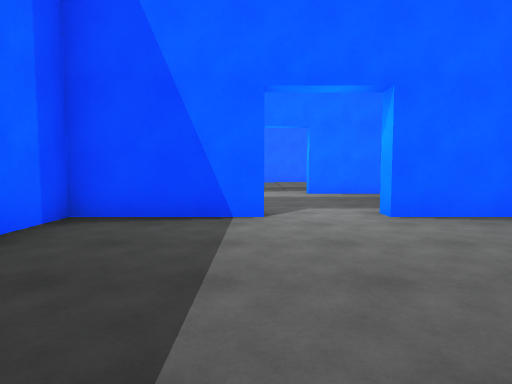
[1] (above)

24 first-person views from a walk through a scene from a Unity 3-D project. The camera is 1.3 m above the floor, tilts 4° down and sees 75° across. The floor is counted in squares, 2 m on a side. Each view is taken from the middle of a square. On the plan, view 1 faces up. The plan holds only what a view shows up to about 10 squares ahead; the rest is blank. The place goes on beyond the plan.

[2]
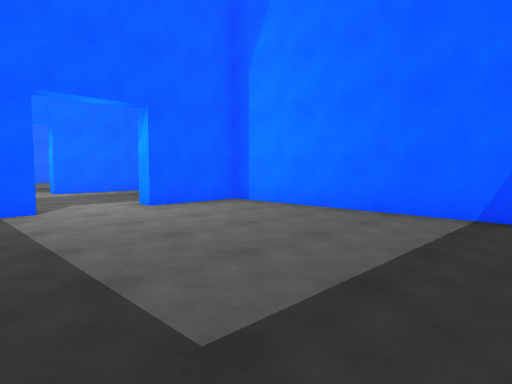

[3]
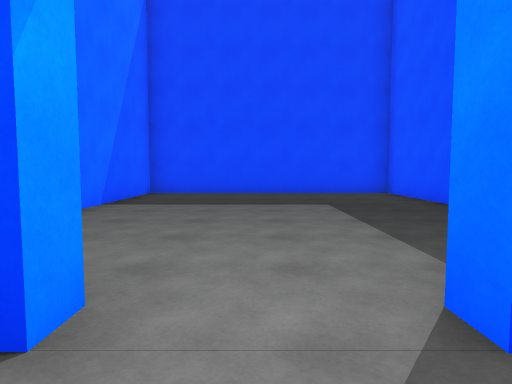

[4]
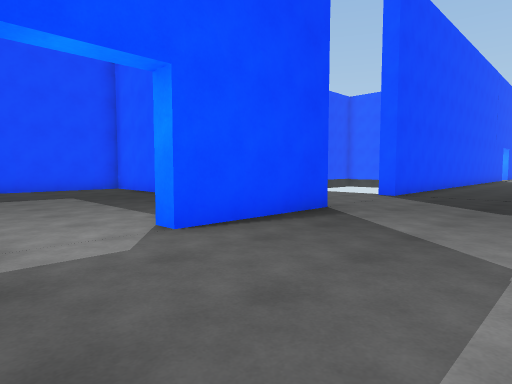

[5]
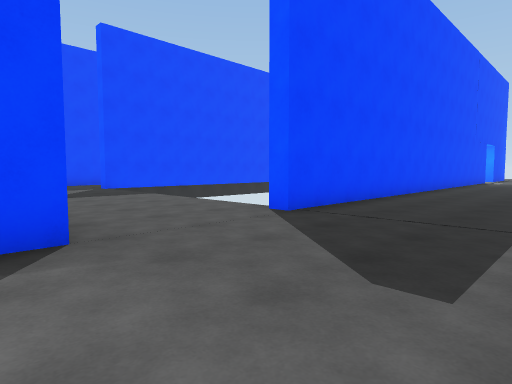

[6]
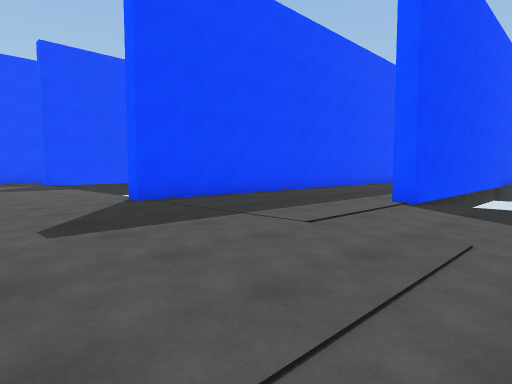

[7]
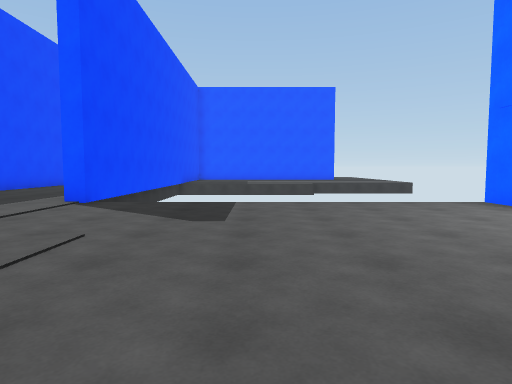

[8]
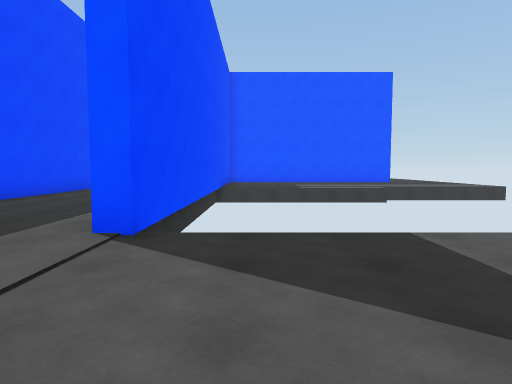

[9]
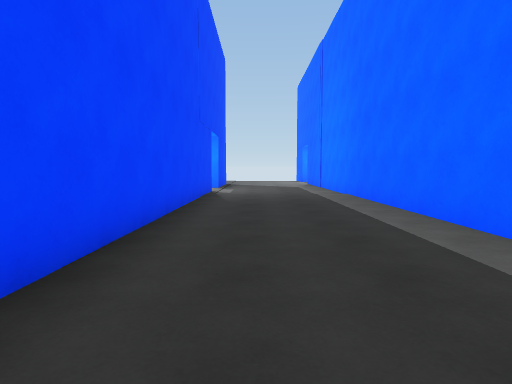

[10]
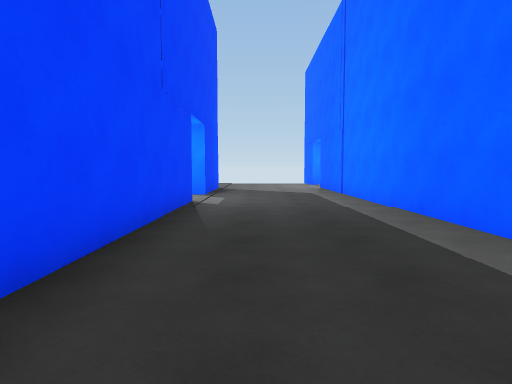

[11]
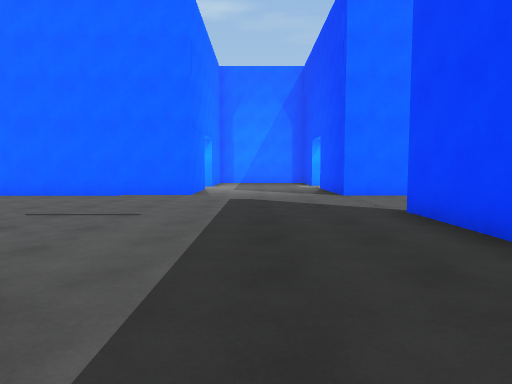

[12]
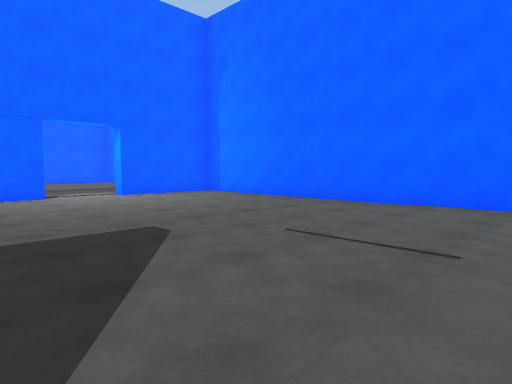

[13]
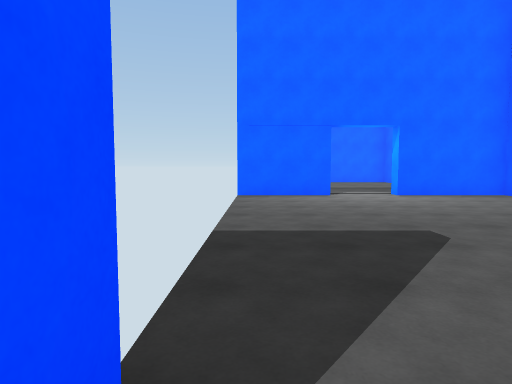

[14]
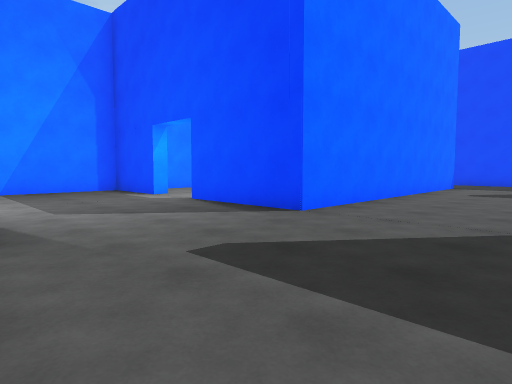

[15]
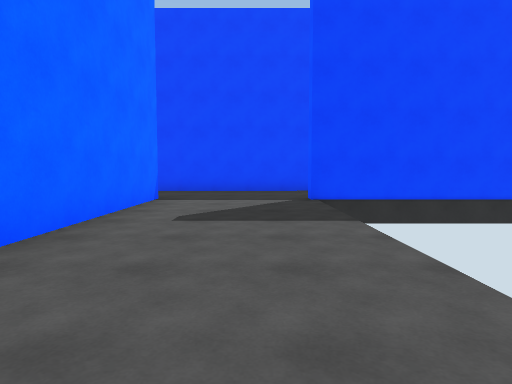

[16]
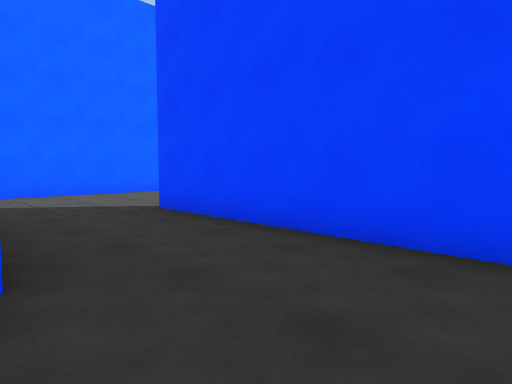

[17]
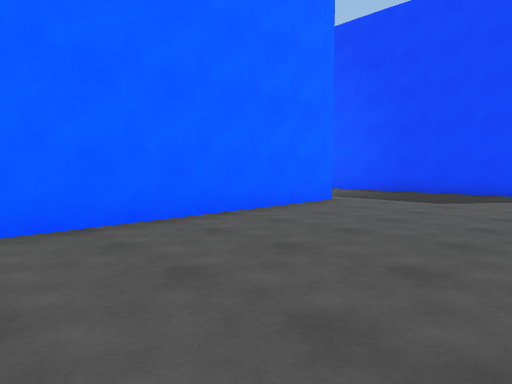

[18]
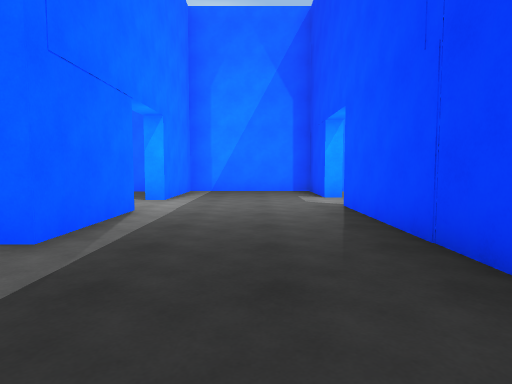

[19]
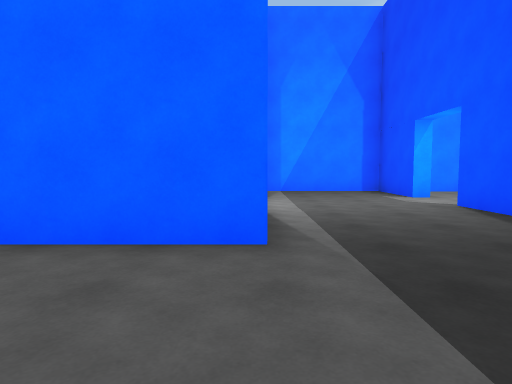

[20]
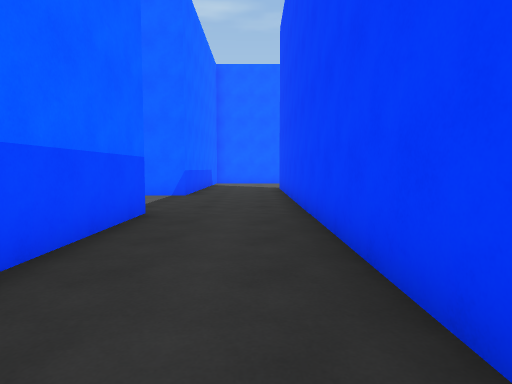

[21]
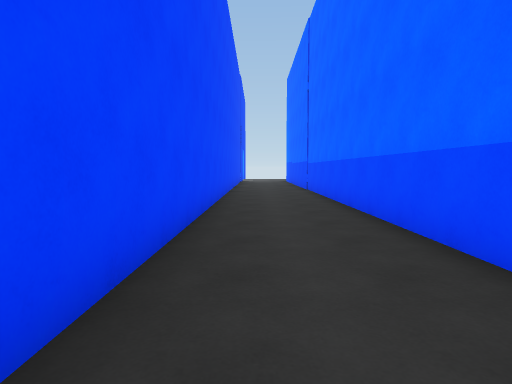

[22]
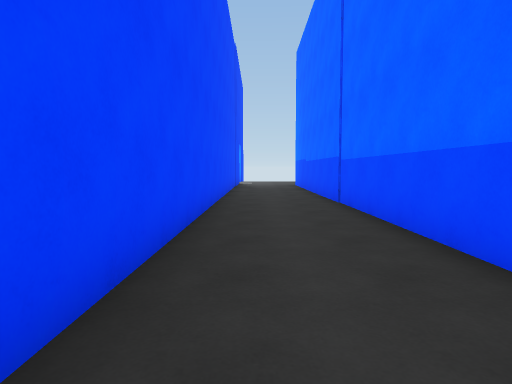

[23]
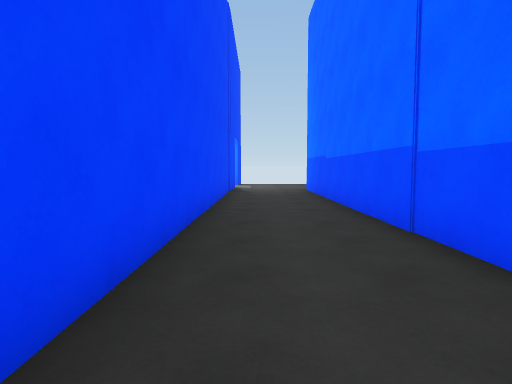

[24]
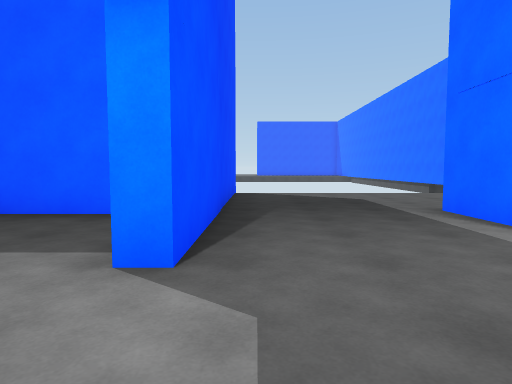

### Floor plan
Points are (right, up) in squares from view 1. A wall is a line through its corners. A room is listed if a view was taken in it or the views show most of it. See-through windows are left out.
Room 1 (views 1, 2)
walls: (-2.5, 0) (-2.5, -2.9) (3.8, -2.9) (3.8, 4.5) (1.8, 4.5) (1.8, 4.7); (0.1, 4.7) (0.1, 4.5) (-2.5, 4.5) (-2.5, 3.2)
ways out: opening at (1, 5) to room 2
Room 2 (views 3, 4, 5, 6, 7, 8, 9, 10, 11, 12, 13, 14, 15)
walls: (-13, 8.4) (-21.5, 8.4); (-1, 8.6) (-2.7, 8.6) (-2.7, 16.4) (-5.4, 16.4); (-7, 16.4) (-9.5, 16.4); (-16, 8.8) (-9.3, 8.8) (-9.3, 8.2); (-2.9, 2.5) (-2.9, 4.7) (0.1, 4.7); (1.8, 4.7) (4.1, 4.7) (4.1, 7.8); (3.6, 8.6) (1.4, 8.6); (-19.8, 4.7) (-6, 4.7) (-6, 4.2)
ways out: opening at (1, 5) to room 1; opening at (-4.5, 2.5) to room 3; opening at (-20.5, 5); opening at (-6.5, 17); opening at (0.5, 9)
Room 3 (views 16, 17, 18, 19, 20, 21, 22, 23, 24)
walls: (-0.9, -3.4) (-2.9, -3.4) (-2.9, 2.5); (-10.4, -2.9) (-6.2, -2.9) (-6.2, -3.4) (-21.5, -3.4); (-0.1, -14.6) (6.8, -14.6); (6.2, -11.1) (3.8, -11.1) (3.8, -4.1); (8.5, -14.6) (10.7, -14.6) (10.7, -11.1) (7.9, -11.1); (-21.5, -5.8) (0.1, -5.8)
ways out: opening at (-4.5, 2.5) to room 2; opening at (7, -11); opening at (7.5, -15)

Where each view was taken, in squares from view 1:
view 1: 0 up, 0 right, facing up
view 2: 1 down, 1 left, facing up-right
view 3: 6 up, 1 right, facing down
view 4: 8 up, 2 right, facing down-left
view 5: 8 up, 2 left, facing down-left
view 6: 11 up, 3 left, facing down-left
view 7: 12 up, 3 left, facing left
view 8: 10 up, 6 left, facing left
view 9: 6 up, 10 left, facing left
view 10: 6 up, 13 left, facing left
view 11: 7 up, 11 left, facing right
view 12: 8 up, 9 left, facing up-right
view 13: 8 up, 9 left, facing up
view 14: 9 up, 6 left, facing down-right
view 15: 4 up, 5 left, facing down
view 16: 3 down, 5 left, facing down-right
view 17: 5 down, 0 right, facing down-right
view 18: 13 down, 1 right, facing right
view 19: 11 down, 1 right, facing right
view 20: 5 down, 11 left, facing right
view 21: 5 down, 7 left, facing left
view 22: 5 down, 11 left, facing left
view 23: 5 down, 14 left, facing left
view 24: 14 down, 9 right, facing left
